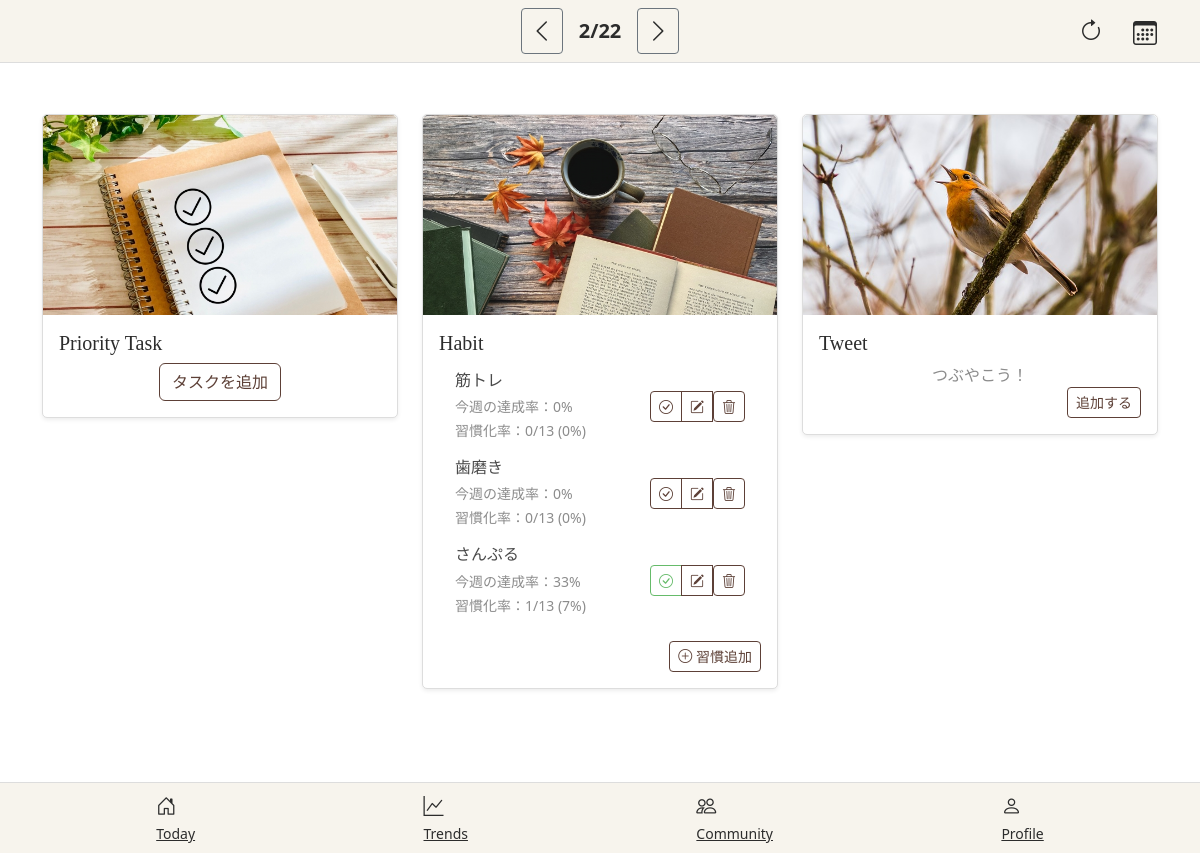
Screenshot of /pre/2025-02-23/ with the database file from the repository.
### Habit/models.py (models this page shows, shortened)
class Habit(models.Model):
    name = models.CharField("habit name", max_length=100)
    target_day_per_week = models.PositiveIntegerField("times per week", default=3, validators=[MaxValueValidator(7)])
    created_at = models.DateField("created date")

### core/views.py (the view)
# urls.py: path('', DashboardView.as_view(), name='index'),
class DashboardView(TemplateView):
    template_name = "core/index.html"
    def get(self, request, *args, **kwargs):
        self.today = now().date()
        if 'post' in kwargs:
            post = kwargs['post']
            post = datetime.strptime(post, '%Y-%m-%d').date()
            self.current_date = post + timedelta(days=1)
        elif 'pre' in kwargs:
            pre = kwargs['pre']
            pre = datetime.strptime(pre, '%Y-%m-%d').date()
            self.current_date = pre - timedelta(days=1)
        else:
            self.current_date = now().date()
        return super().get(request, *args, **kwargs)
    def get_context_data(self, **kwargs):
        context = super().get_context_data(**kwargs)
        context['current_date'] = self.current_date
        context['today'] = self.today
        context['task'] = PriorityTask.objects.filter(created_date=self.current_date).first()
        habit_data = []
        start_of_week = self.current_date - timedelta(days=((self.current_date.weekday()+1) % 7))
        end_of_week = start_of_week + timedelta(days=6)
        habits = Habit.objects.all()
        for habit in habits:
            weekly_logs = habit.logs.filter(date__range=[start_of_week, end_of_week])
            completed_day = weekly_logs.filter(completed=True).count()
            target = habit.target_day_per_week
            weekly_rate = min(int((completed_day / target) * 100), 100) if target else 0
            current_log = weekly_logs.filter(date=self.current_date).first()
            success_weeks = 0
            creation_date = habit.created_at
            creation_week_start = creation_date - timedelta(days=((creation_date.weekday()+1) % 7))
            start_of_week_today = self.today - timedelta(days=((self.today.weekday()+1) % 7))
            weeks_since_creation = (start_of_week_today - creation_week_start).days // 7
            for week in range(weeks_since_creation + 1):
                week_start = start_of_week_today - timedelta(weeks=week)
                week_end = week_start + timedelta(days=6)
                week_logs = habit.logs.filter(date__range=[week_start, week_end])
                week_completed = week_logs.filter(completed=True).count()
                if week_completed >= target:
                    success_weeks += 1
            success_weeks = min(success_weeks, 13)
            success_percentage = int((success_weeks / 13) * 100) if 13 else 0
            habit_data.append({
                'habit': habit,
                'weekly_rate': weekly_rate,
                'completed_day': completed_day,
                'target': target,
                'success_weeks': success_weeks,
                'success_percentage': success_percentage,
                'weekly_logs': weekly_logs,
                'current_log': current_log,
            })
        context['habit_data'] = habit_data
        context['tweets'] = Tweet.objects.filter(created_at=self.current_date)
        return context

### core/templates/core/index.html (shortened to what this page needs)
{% extends "core/base.html" %}
{% load static %}
{% block header %}
<nav class="navbar fixed-top" style="background-color: #F7F4ED; border-bottom: 1px solid #ddd;">
  <div class="container position-relative">
    <div class="d-flex justify-content-center align-items-center w-100">
      <a class="btn btn-outline-secondary btn-sm text-decoration-none me-2" href="{% url 'core:pre' pre=current_date %}">
        <i class="bi bi-chevron-left fs-4" style="color: #2C2C2C;"></i>
      </a>
      <span class="fw-bold fs-5 mx-2" style="color: #2C2C2C;">{{ current_date|date:'n/j' }}</span>
      <a class="btn btn-outline-secondary btn-sm text-decoration-none ms-2" href="{% url 'core:post' post=current_date %}">
        <i class="bi bi-chevron-right fs-4" style="color: #2C2C2C;"></i>
      </a>
    </div>
    <div class="position-absolute top-0 end-0 d-flex">
      <a class="btn btn-sm text-decoration-none me-2" href="{% url 'core:index' %}">
        <i class="bi bi-arrow-clockwise fs-4" style="color: #2C2C2C;"></i>
      </a>
      <button class="btn text-decoration-none" data-bs-toggle="modal" data-bs-target="#calendarModal">
        <i class="bi bi-calendar3 fs-4" style="color: #2C2C2C;"></i>
      </button>
    </div>
  </div>
</nav>
{% endblock %}
{% block content %}
<div class="container my-5">
  <div class="row">
    <div class="col-12 col-md-4 my-3">
      <div class="card shadow-sm" style="border: 1px solid #ddd; border-radius: 5px;">
        <img src="{% static 'core/images/task.jpg' %}" class="card-img-top" alt="Priority Task Icon" style="object-fit: cover; height: 200px; border-top-left-radius: 5px; border-top-right-radius: 5px;">
        <div class="card-body">
          <h5 class="card-title" style="font-family: 'Bodoni Moda', serif; color: #2C2C2C;">Priority Task</h5>
          {% if task %}
          <ul class="list-group list-group-flush mb-3">
            {% if task.task1 %}
            <li class="list-group-item bg-transparent" style="font-family: 'Roboto', sans-serif; color: #4A4A4A;">{{ task.task1 }}</li>
            {% endif %}
            {% if task.task2 %}
            <li class="list-group-item bg-transparent" style="font-family: 'Roboto', sans-serif; color: #4A4A4A;">{{ task.task2 }}</li>
            {% endif %}
            {% if task.task3 %}
            <li class="list-group-item bg-transparent" style="font-family: 'Roboto', sans-serif; color: #4A4A4A;">{{ task.task3 }}</li>
            {% endif %}
          </ul>
          <div class="text-end">
            <a href="{% url 'PriorityTask:edit' pk=task.id %}" class="btn btn-outline-secondary btn-sm me-2" style="color: #5d4037; border-color: #5d4037;">編集</a>
            <form action="{% url 'PriorityTask:delete' pk=task.id %}" method="POST" class="d-inline" onsubmit="return confirm('本当に削除しますか？')">
              {% csrf_token %}
              <button type="submit" class="btn btn-outline-secondary btn-sm" style="color: #5d4037; border-color: #5d4037;">削除</button>
            </form>
          </div>
          {% elif current_date > today %}
          <p class="h5 mb-0 text-center" style="color: #8C8C8C;">まだ先のお話、、、</p>
          {% else %}
          <div class="text-center">
            <a href="{% url 'PriorityTask:add' %}" class="btn btn-outline-primary" style="border-color: #5d4037; color: #5d4037;">タスクを追加</a>
          </div>
          {% endif %}
        </div>
      </div>
    </div>
    <div class="col-12 col-md-4 my-3">
      <div class="card shadow-sm" style="border: 1px solid #ddd; border-radius: 5px;">
        <img src="{% static 'core/images/book.jpg' %}" class="card-img-top" alt="Habit Icon" style="object-fit: cover; height: 200px; border-top-left-radius: 5px; border-top-right-radius: 5px;">
        <div class="card-body">
          <h5 class="card-title" style="font-family: 'Bodoni Moda', serif; color: #2C2C2C;">Habit</h5>
          <div class="mb-3">
            {% if habit_data %}
              <ul class="list-group list-group-flush">
                {% for habitdata in habit_data %}
                <li class="list-group-item d-flex justify-content-between align-items-center bg-transparent" style="border: none;">
                  <div>
                    <h6 class="mb-1" style="font-family: 'Roboto', sans-serif; color: #4A4A4A;">{{ habitdata.habit.name }}</h6>
                    <small style="color: #8C8C8C;">今週の達成率：{{ habitdata.weekly_rate }}%</small><br>
                    <small style="color: #8C8C8C;">習慣化率：{{ habitdata.success_weeks }}/13 ({{ habitdata.success_percentage }}%)</small>
                  </div>
                  <div class="btn-group" role="group">
                    {% if habitdata.current_log.completed == True %}
                    <a href="{% url 'Habit:HabitLogStatusChange' pk=habitdata.current_log.id %}"
                      class="btn btn-outline-success btn-sm"
                      title="今日達成済み"
                      style="color: #66BB6A; border-color: #66BB6A;">
                      <i class="bi bi-check-circle"></i>
                    </a>
                    {% elif habitdata.current_log == None %}
                      <a href="{% url 'Habit:HabitLogAdd' habit_pk=habitdata.habit.id %}" class="btn btn-outline-success btn-sm" title="チェックを付けよう" style="color: #5d4037; border-color: #5d4037;">
                        <i class="bi bi-check-circle"></i>
                      </a>
                    {% endif %}
                    <a href="{% url 'Habit:HabitEdit' pk=habitdata.habit.id%}" class="btn btn-outline-primary btn-sm" style="color: #5d4037; border-color: #5d4037;">
                      <i class="bi bi-pencil-square"></i>
                    </a>
                    <form action="{% url 'Habit:HabitDelete' pk=habitdata.habit.id %}" method="POST" onsubmit="return confirm('本当に削除しますか？')">
                      <button type="submit" class="btn btn-outline-danger btn-sm" style="color: #5d4037; border-color: #5d4037;">
                      <i class="bi bi-trash3"></i>
                      </button>
                    </form>
                  </div>
                </li>
                {% endfor %}
              </ul>
            {% else %}
              <p class="h5 text-center" style="color: #8C8C8C;">習慣が登録されていません。</p>
            {% endif %}
          </div>
          <div class="text-end">
            <a href="{% url 'Habit:HabitAdd' %}" class="btn btn-outline-secondary btn-sm" style="color: #5d4037; border-color: #5d4037;">
              <i class="bi bi-plus-circle"></i> 習慣追加
            </a>
          </div>
        </div>
      </div>
    </div>
    <div class="col-12 col-md-4 my-3">
      <div class="card shadow-sm" style="border: 1px solid #ddd; border-radius: 5px;">
        <img src="{% static 'core/images/bird-2119874_640.jpg' %}" class="card-img-top" alt="Tweet Icon" style="object-fit: cover; height: 200px; border-top-left-radius: 5px; border-top-right-radius: 5px;">
        <div class="card-body">
          <h5 class="card-title" style="font-family: 'Bodoni Moda', serif; color: #2C2C2C;">Tweet</h5>
          {% if tweets %}
            {% for tweet in tweets %}
            <div class="mb-3 position-relative">
              <div class="p-3" style="background-color: #F7F4ED; border: 1px solid #ddd; border-radius: 15px; font-family: 'Roboto', sans-serif; color: #4A4A4A;">
                {{ tweet.content }}
              </div>
              <form action="{% url 'Tweet:delete' pk=tweet.id %}" method="POST" class="position-absolute" style="top: 50%; right: 5px; transform: translateY(-50%);">
                {% csrf_token %}
                <button type="submit" class="btn btn-sm btn-outline-danger" title="削除" style="color: #5d4037; border-color: #5d4037;">
                  <i class="bi bi-trash3"></i>
                </button>
              </form>
            </div>
            {% endfor %}
          {% else %}
            <div class="text-center" style="color: #8C8C8C;">つぶやこう！</div>
          {% endif %}
          <div class="text-end">
            <a href="{% url 'Tweet:add' %}" class="btn btn-outline-success btn-sm" style="color: #5d4037; border-color: #5d4037;">追加する</a>
          </div>
        </div>
      </div>
    </div>
  </div>
</div>
{% endblock %}
{% block footer %}
<nav class="navbar fixed-bottom" style="background-color: #F7F4ED; border-top: 1px solid #ddd;">
  <div class="container d-flex justify-content-around">
    <a href="{% url 'core:index' %}" class="nav-button" style="color: #2C2C2C;">
      <i class="bi bi-house-door fs-5"></i><br><small>Today</small>
    </a>
    <a href="#" class="nav-button" style="color: #2C2C2C;" onclick="alert('Trends画面は未実装'); return false;">
      <i class="bi bi-graph-up fs-5"></i><br><small>Trends</small>
    </a>
    <a href="#" class="nav-button" style="color: #2C2C2C;" onclick="alert('Community画面は未実装'); return false;">
      <i class="bi bi-people fs-5"></i><br><small>Community</small>
    </a>
    <a href="#" class="nav-button" style="color: #2C2C2C;" onclick="alert('Profile画面は未実装'); return false;">
      <i class="bi bi-person fs-5"></i><br><small>Profile</small>
    </a>
  </div>
</nav>
{% endblock %}

### PriorityTask/static/PriorityTask/css/style.css (style rules this page uses)
.navbar.fixed-top { padding-top: calc(0.5rem + env(safe-area-inset-top)); background-color: #f8f9fa; }
.navbar.fixed-bottom { padding: 0.5rem 0; padding-bottom: calc(0.5rem + env(safe-area-inset-bottom)); background-color: #f8f9fa; }

### rows the page displays
Habit: habit.name "筋トレ", weekly_rate "0", success_weeks "0", success_percentage "0"
Habit: habit.name "歯磨き", weekly_rate "0", success_weeks "0", success_percentage "0"
Habit: habit.name "さんぷる", weekly_rate "33", success_weeks "1", success_percentage "7"

### other values shown
{{ current_date|date:'n/j' }} "2/22"
